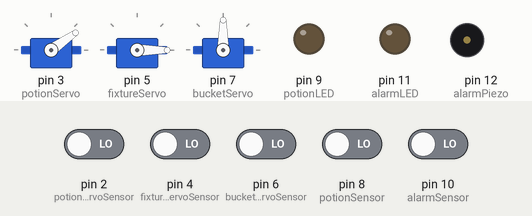
Bench run of a sketch on a simulated Arduino Uno, built with avr-gcc and run on an emulated ATmega328P. Shown: 3 × servo, output pins drawn as LEDs (lit = HIGH), buzzer (waves = sounding, pin HIGH). The test bench sets the inputs (shaded band); at power-on: pin 2 (potionServoSensor), pin 4 (fixtureServoSensor), pin 6 (bucketServoSensor), pin 8 (potionSensor), pin 10 (alarmSensor) LOW.

Above: at 1.2 s.
1.3 s: pin 2 (potionServoSensor) driven HIGH
At 1.6 s:
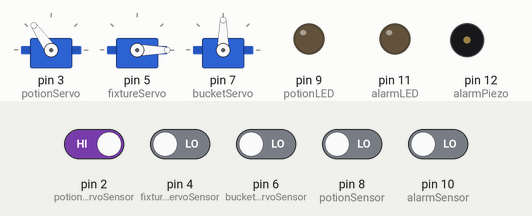
2.8 s: pin 4 (fixtureServoSensor) driven HIGH
At 4.0 s:
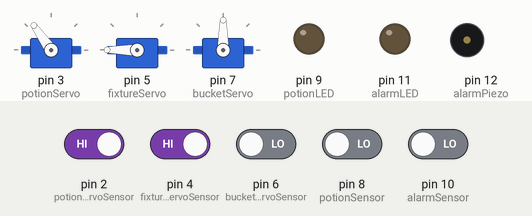
4.3 s: pin 6 (bucketServoSensor) driven HIGH
At 5.1 s:
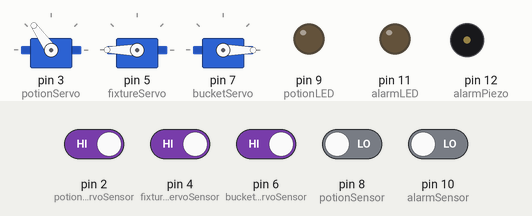
5.8 s: pin 8 (potionSensor) driven HIGH
At 6.2 s:
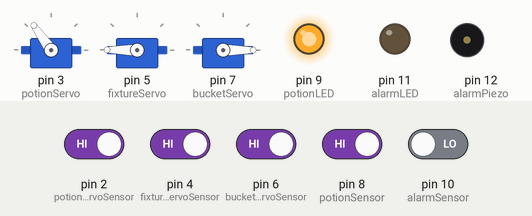
7.3 s: pin 10 (alarmSensor) driven HIGH
At 8.5 s:
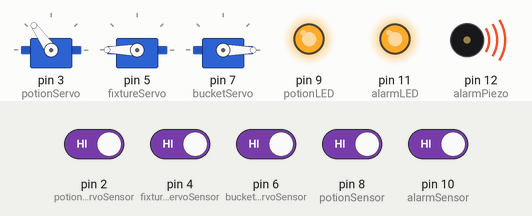
8.8 s: pin 2 (potionServoSensor) driven LOW
At 9.7 s:
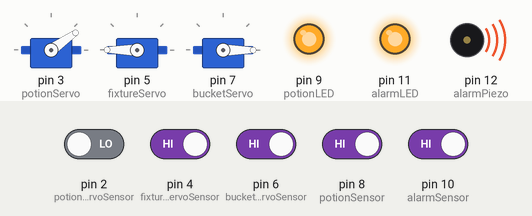
Timing chart, 0 to 11.3 s (numbered marks = the images above; inputs shaded):
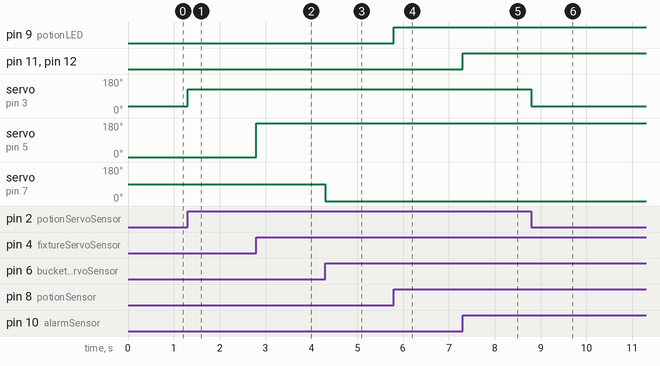

The sketch:

AET_319-Shrek_Project.ino
```cpp
#include <Servo.h>

//Create servo variables
Servo potionServo;
Servo fixtureServo;
Servo bucketServo;

//Create servo sensor variables
const int potionServoSensor = 2;
const int fixtureServoSensor = 4;
const int bucketServoSensor = 6;

//Create LED & piezo pin variables
const int potionSensor = 8;
const int potionLED = 9;
const int alarmSensor = 10;
const int alarmLED = 11;
const int alarmPiezo = 12;

void setup() {
  //Attach servos to pins
  potionServo.attach(3);
  fixtureServo.attach(5);
  bucketServo.attach(7);

  //Set pin modes
  pinMode(potionServoSensor, INPUT);
  pinMode(fixtureServoSensor, INPUT);
  pinMode(bucketServoSensor, INPUT);

  pinMode(potionSensor, INPUT);
  pinMode(potionLED, OUTPUT);
  pinMode(alarmSensor, INPUT);
  pinMode(alarmPiezo, OUTPUT);
  pinMode(alarmLED, OUTPUT);
}

void loop() {
  //Interaction 1: Potion LED
  if (digitalRead(potionSensor) == HIGH) {
    digitalWrite(potionLED, HIGH);
  } else {
    digitalWrite(potionLED, LOW);
  }

  //Interaction 2: Potion servo
  if (digitalRead(potionServoSensor) == HIGH) {
    potionServo.write(125);
  } else {
    potionServo.write(35);
  }

  //Interaction 3: Alarm LED & piezo
  if (digitalRead(alarmSensor) == HIGH) {
    digitalWrite(alarmPiezo, HIGH);
    digitalWrite(alarmLED, HIGH);
  } else {
    digitalWrite(alarmPiezo, LOW);
    digitalWrite(alarmLED, LOW);
  }

  //Interaction 4: Fixture servo
  if (digitalRead(fixtureServoSensor) == HIGH) {
    fixtureServo.write(180);
  } else {
    fixtureServo.write(0);
  }

  //Interaction 5: Bucket servo
  if (digitalRead(bucketServoSensor) == HIGH) {
    bucketServo.write(0);
  } else {
    bucketServo.write(90);
  }
}
```

Measured:
- after the input at 1.3 s, servo on pin 3 (potionServo): 35° → 125° at once
- after the input at 2.8 s, servo on pin 5 (fixtureServo): 0° → 180° at once
- after the input at 4.3 s, servo on pin 7 (bucketServo): 90° → 0° at once
- after the input at 5.8 s, pin 9 (potionLED): LOW → HIGH at once
- after the input at 7.3 s, pin 11 (alarmLED), pin 12 (alarmPiezo): LOW → HIGH at once
- after the input at 8.8 s, servo on pin 3 (potionServo): 125° → 35° at once
